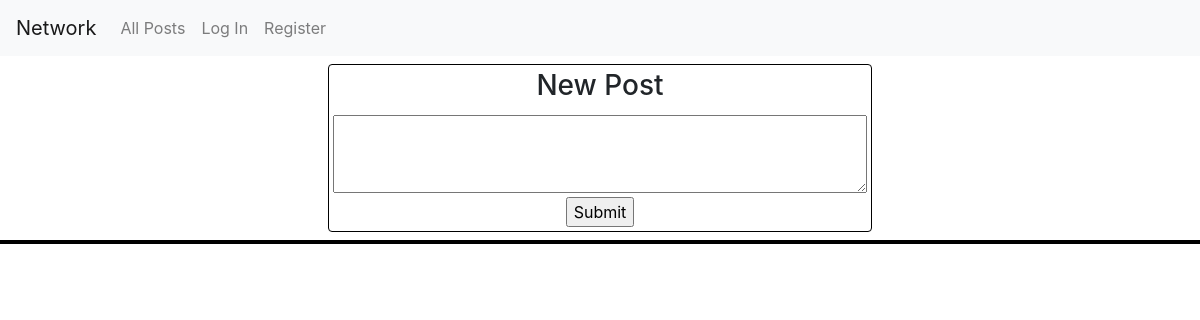
The app's page /, older data.
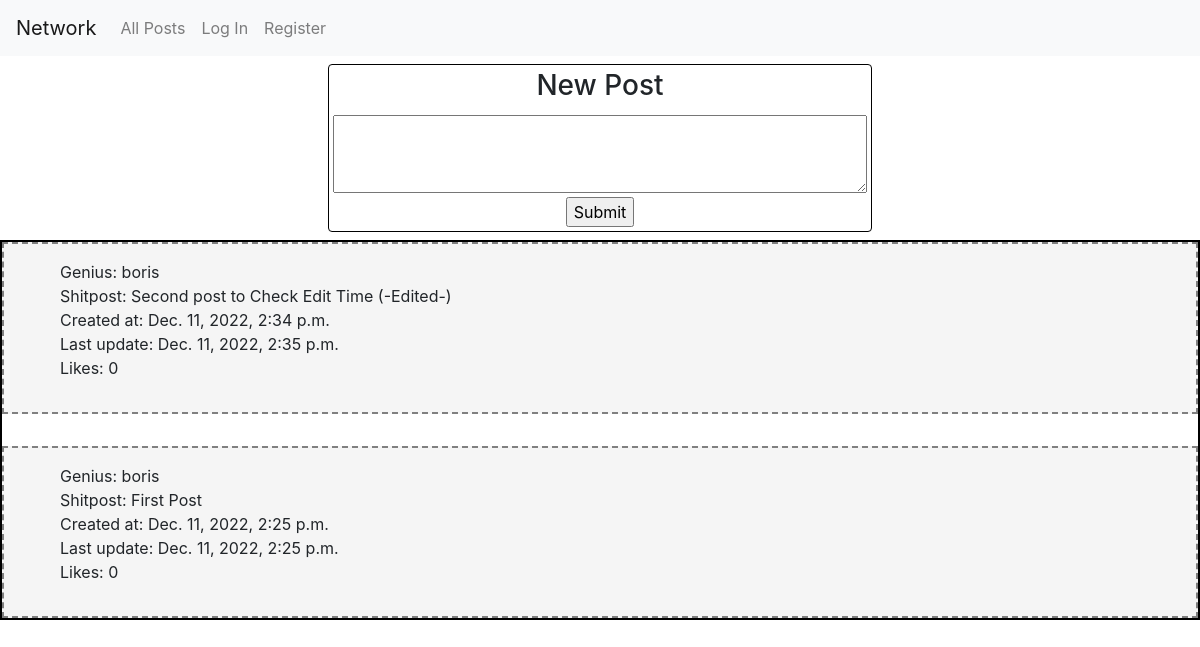
The same page, newer data.
### network/models.py (models this page shows)
class Post(models.Model):
    author = models.ForeignKey(User, on_delete=models.CASCADE)
    text = models.CharField(max_length=140)
    created_at = models.DateTimeField(auto_now_add=True)
    updated_at = models.DateTimeField(auto_now=True)
    liked_by = models.ManyToManyField(User, blank=True, related_name='liked_posts')

class User(AbstractUser):
    followed_by = models.ManyToManyField('self', symmetrical=False, related_name='is_following')
    pass

### network/views.py (the view)
# urls.py: path("", views.index, name="index"),
def index(request):
    posts = Post.objects.all().order_by('-created_at')
    form = PostForm()
    return render(request, "network/index.html", {
        'form': form,
        'posts': posts
    })

### network/forms.py
class PostForm(ModelForm):
    class Meta:
        model = Post
        fields = [
            'text',
        ]
        labels = {
            'text': '',
        }
        error_messages = {
            'name': {
                'max_length': ("140 symbols MAX"),
            },
        }
        widgets = {
            'text': Textarea(attrs={'rows':3, 'cols':50}),
        }

### network/templates/network/index.html (shortened to what this page needs)
{% extends "network/layout.html" %} {% load static %} {% block body %}
<div id="container">
  <div id="form-div">
    <form method="POST" id="new-post-form" action='{% url "post" %}'>
      <h3>New Post</h3>
      {% csrf_token %} {{ form }}
      <input type="submit" />
    </form>
  </div>
  <div class="posts-div">
    <div class="posts">
      {% for post in posts %}
      <div class="post">
        <ul>
          <li>Genius: {{post.author}}</li>
          <li>Shitpost: {{post.text}} </li>
          <li>Created at: {{post.created_at}} </li>
          <li>Last update: {{post.updated_at}}</li>
          <li>Likes: {{post.liked_by | length}}</li>
        </ul>
      </div>
      {% endfor %}
    </div>
  </div>
</div>
{% endblock %}

### network/static/network/styles.css (style rules this page uses)
#container { display: flex; flex-direction: column; flex-wrap: wrap; }
#form-div { display: flex; justify-content: center; margin: 4px; padding: 4px; }
#new-post-form { width: max-content; display: flex; flex-direction: column; flex-wrap: wrap; align-items: center; justify-content: center; gap: 4px; flex-shrink: 1; border: 1px black solid; border-radius: 4px; padding: 4px; }
.posts { display: flex; flex-direction: column; flex-wrap: wrap; gap:2rem; border: 2px solid rgb(0, 0, 0); }
.post { background-color: whitesmoke; padding: 1rem; display: flex; border: 2px dashed gray; flex-wrap: wrap; flex: 1; }
.post ul { list-style: none; }
.post li { word-break: break-all; }

Row changes from the older to the newer data that the page shows:
added Post: author "boris", text "Second post to Check Edit Time (-Edited-)", created_at "Dec. 11, 2022, 2:34 p.m.", updated_at "Dec. 11, 2022, 2:35 p.m.", liked_by|length "0"
added Post: author "boris", text "First Post", created_at "Dec. 11, 2022, 2:25 p.m.", updated_at "Dec. 11, 2022, 2:25 p.m.", liked_by|length "0"
